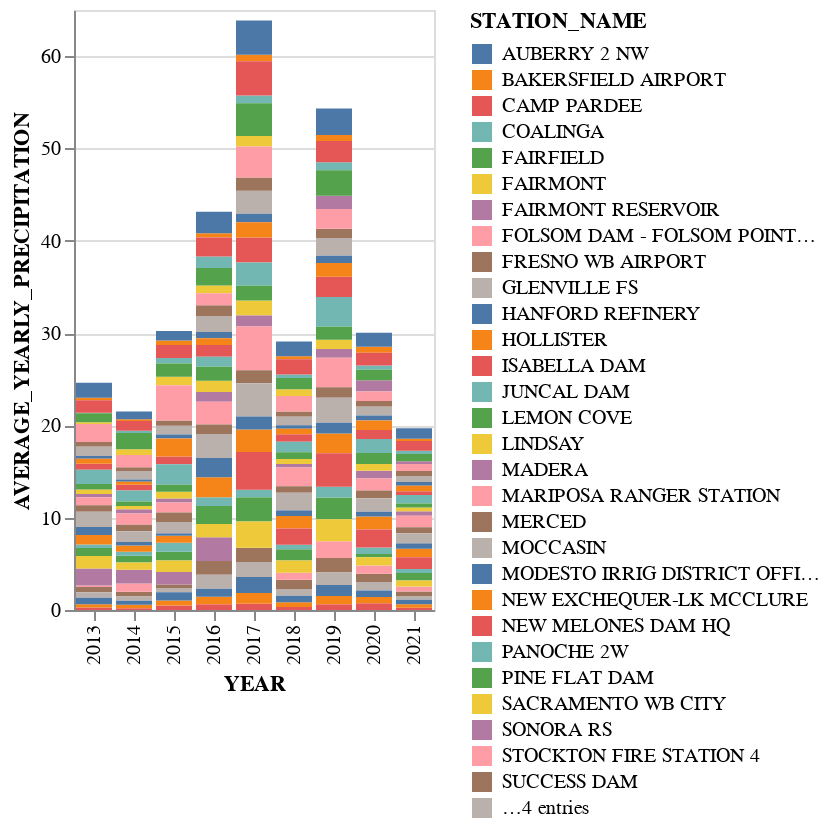

Notebook cell for this chart:
### Markdown cell above
Because of the way we [transform point measurements of precipitation by weather stations into township precipitation estimates](doc/etl/from_point_to_region_values.md), although there are 16 weather stations in the San Joaquin Valley, a total of 33 stations are use to estimate the county-townships precipitations. Looking at their value average yearly precipitation measurement per year, we get.

### Code cell
station_precipitation_per_year_df = precipitation_dataset.map_df[["YEAR", "AVERAGE_YEARLY_PRECIPITATION", "STATION_NAME"]].drop_duplicates()
alt.Chart(station_precipitation_per_year_df).mark_bar().encode( x="YEAR:N",y='AVERAGE_YEARLY_PRECIPITATION:Q', color='STATION_NAME:N')

### Figure 1 — Vega-Lite specification as saved in the notebook (floating-point values rounded to 4 significant figures; data arrays with more than 128 entries replaced by an {"elided": "..."} marker saying what was removed)
{"config": {"view": {"continuousWidth": 400, "continuousHeight": 300}}, "data": {"name": "data-30067dba7e7e375b6319143e34d89412"}, "mark": "bar", "encoding": {"color": {"field": "STATION_NAME", "type": "nominal"}, "x": {"field": "YEAR", "type": "nominal"}, "y": {"field": "AVERAGE_YEARLY_PRECIPITATION", "type": "quantitative"}}, "$schema": "https://vega.github.io/schema/vega-lite/v4.17.0.json", "datasets": {"data-30067dba7e7e375b6319143e34d89412": {"elided": "279 records"}}}
